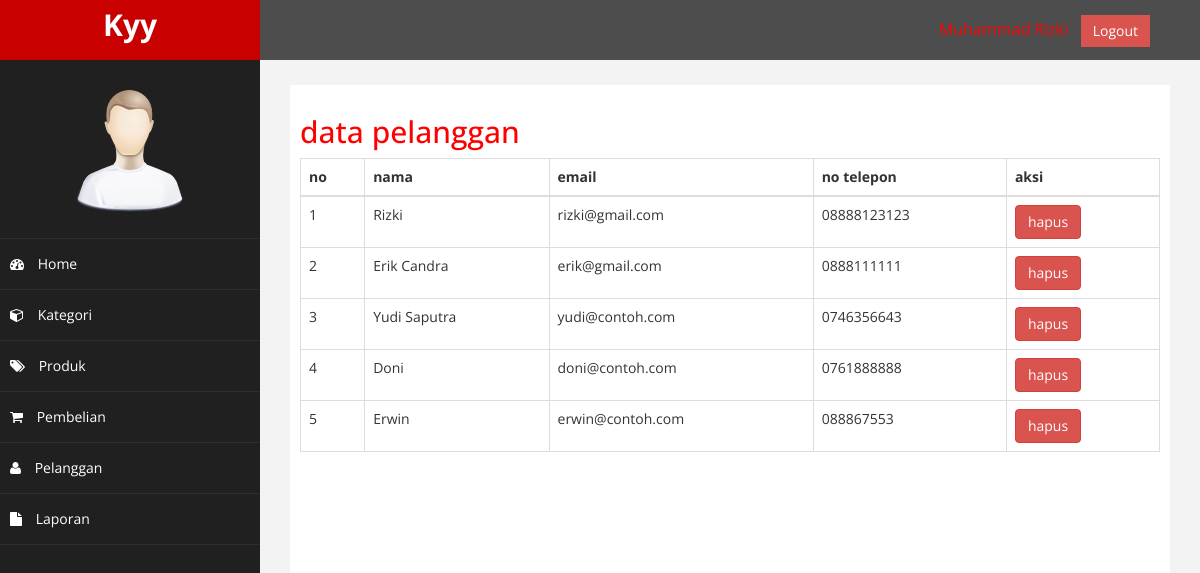
Page /admin/index.php?halaman=pelanggan (signed in) on the committed database.
### tables this page shows
CREATE TABLE `pelanggan` (
  `id_pelanggan` int(11) NOT NULL,
  `email_pelanggan` varchar(100) NOT NULL,
  `password_pelanggan` varchar(50) NOT NULL,
  `nama_pelanggan` varchar(100) NOT NULL,
  `telepon_pelanggan` varchar(100) NOT NULL,
  `alamat_pelanggan` text NOT NULL
);

### admin/pelanggan.php (the view)
<h2>data pelanggan</h2>
<table class="table table-bordered">
    <thead>
        <tr>
            <th>no</th>
            <th>nama</th>
            <th>email</th>
            <th>no telepon</th>
            <th>aksi</th>
        </tr>
    </thead>
    <tbody>
        <?php $nomor = 1; ?>
        <?php $ambil = $koneksi->query("SELECT * FROM pelanggan"); ?>
        <?php while ($pecah = $ambil->fetch_assoc()) { ?>
            <tr>
                <td> <?php echo $nomor; ?></td>
                <td> <?php echo $pecah['nama_pelanggan']; ?> </td>
                <td> <?php echo $pecah['email_pelanggan']; ?> </td>
                <td> <?php echo $pecah['telepon_pelanggan']; ?> </td>
                <td>
                    <a href="" class="btn btn-danger">hapus</a>
                </td>
            </tr>
            <?php $nomor++; ?>
        <?php } ?>
    </tbody>
</table>

### admin/assets/css/custom.css (style rules this page uses)
body { font-family: 'Open Sans', sans-serif; }
h2 { color: #f00; }

### rows in the picture
pelanggan: nama_pelanggan "Rizki", email_pelanggan "rizki@gmail.com", telepon_pelanggan "08888123123"
pelanggan: nama_pelanggan "Erik Candra", email_pelanggan "erik@gmail.com", telepon_pelanggan "0888111111"
pelanggan: nama_pelanggan "Yudi Saputra", email_pelanggan "yudi@contoh.com", telepon_pelanggan "0746356643"
pelanggan: nama_pelanggan "Doni", email_pelanggan "doni@contoh.com", telepon_pelanggan "0761888888"
pelanggan: nama_pelanggan "Erwin", email_pelanggan "erwin@contoh.com", telepon_pelanggan "088867553"
